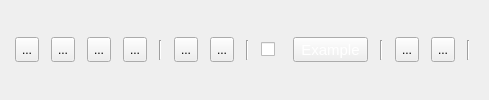
  <widget class="QDockWidget" name="dockWidget_3">
   <property name="sizePolicy">
    <sizepolicy hsizetype="Preferred" vsizetype="Fixed">
     <horstretch>0</horstretch>
     <verstretch>0</verstretch>
    </sizepolicy>
   </property>
   <property name="minimumSize">
    <size>
     <width>489</width>
     <height>70</height>
    </size>
   </property>
   <property name="maximumSize">
    <size>
     <width>524287</width>
     <height>524287</height>
    </size>
   </property>
   <attribute name="dockWidgetArea">
    <number>4</number>
   </attribute>
   <widget class="QWidget" name="dockWidgetContents_3">
    <layout class="QHBoxLayout" name="horizontalLayout">
     <item>
      <widget class="QToolButton" name="toolButton_17">
       <property name="maximumSize">
        <size>
         <width>16777215</width>
         <height>25</height>
        </size>
       </property>
       <property name="cursor">
        <cursorShape>PointingHandCursor</cursorShape>
       </property>
       <property name="toolTip">
        <string>Create New</string>
       </property>
       <property name="styleSheet">
        <string notr="true"/>
       </property>
       <property name="text">
        <string>...</string>
       </property>
       <property name="icon">
        <iconset>
         <normaloff>Icons/Item-New-48.png</normaloff>Icons/Item-New-48.png</iconset>
       </property>
       <property name="iconSize">
        <size>
         <width>30</width>
         <height>30</height>
        </size>
       </property>
      </widget>
     </item>
     <item>
      <widget class="QToolButton" name="toolButton_10">
       <property name="maximumSize">
        <size>
         <width>16777215</width>
         <height>25</height>
        </size>
       </property>
       <property name="cursor">
        <cursorShape>PointingHandCursor</cursorShape>
       </property>
       <property name="toolTip">
        <string>Open Existing</string>
       </property>
       <property name="styleSheet">
        <string notr="true"/>
       </property>
       <property name="text">
        <string>...</string>
       </property>
       <property name="icon">
        <iconset>
         <normaloff>Icons/Folder-Open-48.png</normaloff>Icons/Folder-Open-48.png</iconset>
       </property>
       <property name="iconSize">
        <size>
         <width>30</width>
         <height>30</height>
        </size>
       </property>
      </widget>
     </item>
     <item>
      <widget class="QToolButton" name="toolButton_20">
       <property name="maximumSize">
        <size>
         <width>16777215</width>
         <height>25</height>
        </size>
       </property>
       <property name="cursor">
        <cursorShape>PointingHandCursor</cursorShape>
       </property>
       <property name="toolTip">
        <string>Save to Drive</string>
       </property>
       <property name="styleSheet">
        <string notr="true"/>
       </property>
       <property name="text">
        <string>...</string>
       </property>
       <property name="icon">
        <iconset>
         <normaloff>Icons/Save-48.png</normaloff>Icons/Save-48.png</iconset>
       </property>
       <property name="iconSize">
        <size>
         <width>30</width>
         <height>30</height>
        </size>
       </property>
      </widget>
     </item>
     <item>
      <widget class="QToolButton" name="toolButton_18">
       <property name="maximumSize">
        <size>
         <width>16777215</width>
         <height>25</height>
        </size>
       </property>
       <property name="cursor">
        <cursorShape>PointingHandCursor</cursorShape>
       </property>
       <property name="toolTip">
        <string>Load New</string>
       </property>
       <property name="styleSheet">
        <string notr="true"/>
       </property>
       <property name="text">
        <string>...</string>
       </property>
       <property name="icon">
        <iconset>
         <normaloff>Icons/Open-48.png</normaloff>Icons/Open-48.png</iconset>
       </property>
       <property name="iconSize">
        <size>
         <width>30</width>
         <height>30</height>
        </size>
       </property>
      </widget>
     </item>
     <item>
      <widget class="Line" name="line_4">
       <property name="maximumSize">
        <size>
         <width>16777215</width>
         <height>20</height>
        </size>
       </property>
       <property name="orientation">
        <enum>Qt::Vertical</enum>
       </property>
      </widget>
     </item>
     <item>
      <widget class="QToolButton" name="toolButton_4">
       <property name="maximumSize">
        <size>
         <width>16777215</width>
         <height>25</height>
        </size>
       </property>
       <property name="cursor">
        <cursorShape>PointingHandCursor</cursorShape>
       </property>
       <property name="toolTip">
        <string>Add new Equation</string>
       </property>
       <property name="styleSheet">
        <string notr="true"/>
       </property>
       <property name="text">
        <string>...</string>
       </property>
       <property name="icon">
        <iconset>
         <normaloff>Icons/Add-New-48.png</normaloff>Icons/Add-New-48.png</iconset>
       </property>
       <property name="iconSize">
        <size>
         <width>30</width>
         <height>30</height>
        </size>
       </property>
      </widget>
     </item>
     <item>
      <widget class="QToolButton" name="toolButton_3">
       <property name="maximumSize">
        <size>
         <width>16777215</width>
         <height>25</height>
        </size>
       </property>
       <property name="cursor">
        <cursorShape>PointingHandCursor</cursorShape>
       </property>
       <property name="toolTip">
        <string>Remove this Equation</string>
       </property>
       <property name="styleSheet">
        <string notr="true"/>
       </property>
       <property name="text">
        <string>...</string>
       </property>
       <property name="icon">
        <iconset>
         <normaloff>Icons/Minus-48.png</normaloff>Icons/Minus-48.png</iconset>
       </property>
       <property name="iconSize">
        <size>
         <width>30</width>
         <height>30</height>
        </size>
       </property>
      </widget>
     </item>
     <item>
      <widget class="Line" name="line_5">
       <property name="maximumSize">
        <size>
         <width>16777215</width>
         <height>20</height>
        </size>
       </property>
       <property name="orientation">
        <enum>Qt::Vertical</enum>
       </property>
      </widget>
     </item>
     <item>
      <widget class="QCheckBox" name="checkBox">
       <property name="maximumSize">
        <size>
         <width>20</width>
         <height>25</height>
        </size>
       </property>
       <property name="cursor">
        <cursorShape>PointingHandCursor</cursorShape>
       </property>
       <property name="toolTip">
        <string>Show on Graph</string>
       </property>
       <property name="layoutDirection">
        <enum>Qt::LeftToRight</enum>
       </property>
       <property name="text">
        <string/>
       </property>
      </widget>
     </item>
     <item>
      <widget class="QToolButton" name="Example">
       <property name="sizePolicy">
        <sizepolicy hsizetype="Fixed" vsizetype="Fixed">
         <horstretch>0</horstretch>
         <verstretch>0</verstretch>
        </sizepolicy>
       </property>
       <property name="maximumSize">
        <size>
         <width>16777215</width>
         <height>25</height>
        </size>
       </property>
       <property name="cursor">
        <cursorShape>PointingHandCursor</cursorShape>
       </property>
       <property name="toolTip">
        <string>Illustrate with an Example</string>
       </property>
       <property name="whatsThis">
        <string>Example</string>
       </property>
       <property name="styleSheet">
        <string notr="true">QToolButton{
font-size: 15px;
color:rgb(255, 255, 255);
}</string>
       </property>
       <property name="text">
        <string>Example</string>
       </property>
       <property name="iconSize">
        <size>
         <width>24</width>
         <height>24</height>
        </size>
       </property>
      </widget>
     </item>
     <item>
      <widget class="Line" name="line_6">
       <property name="maximumSize">
        <size>
         <width>16777215</width>
         <height>20</height>
        </size>
       </property>
       <property name="orientation">
        <enum>Qt::Vertical</enum>
       </property>
      </widget>
     </item>
     <item>
      <widget class="QToolButton" name="toolButton">
       <property name="maximumSize">
        <size>
         <width>16777215</width>
         <height>25</height>
        </size>
       </property>
       <property name="cursor">
        <cursorShape>PointingHandCursor</cursorShape>
       </property>
       <property name="toolTip">
        <string>Always on Top</string>
       </property>
       <property name="styleSheet">
        <string notr="true"/>
       </property>
       <property name="text">
        <string>...</string>
       </property>
       <property name="icon">
        <iconset>
         <normaloff>Icons/Board-Pin-48.png</normaloff>Icons/Board-Pin-48.png</iconset>
       </property>
       <property name="iconSize">
        <size>
         <width>30</width>
         <height>30</height>
        </size>
       </property>
      </widget>
     </item>
     <item>
      <widget class="QToolButton" name="toolButton_25">
       <property name="maximumSize">
        <size>
         <width>16777215</width>
         <height>25</height>
        </size>
       </property>
       <property name="cursor">
        <cursorShape>PointingHandCursor</cursorShape>
       </property>
       <property name="toolTip">
        <string>Show/Hide Table</string>
       </property>
       <property name="styleSheet">
        <string notr="true"/>
       </property>
       <property name="text">
        <string>...</string>
       </property>
       <property name="icon">
        <iconset>
         <normaloff>Icons/Table-48.png</normaloff>Icons/Table-48.png</iconset>
       </property>
       <property name="iconSize">
        <size>
         <width>30</width>
         <height>30</height>
        </size>
       </property>
      </widget>
     </item>
     <item>
      <widget class="Line" name="line_8">
       <property name="maximumSize">
        <size>
         <width>16777215</width>
         <height>20</height>
        </size>
       </property>
       <property name="orientation">
        <enum>Qt::Vertical</enum>
       </property>
      </widget>
     </item>
    </layout>
   </widget>
  </widget>
